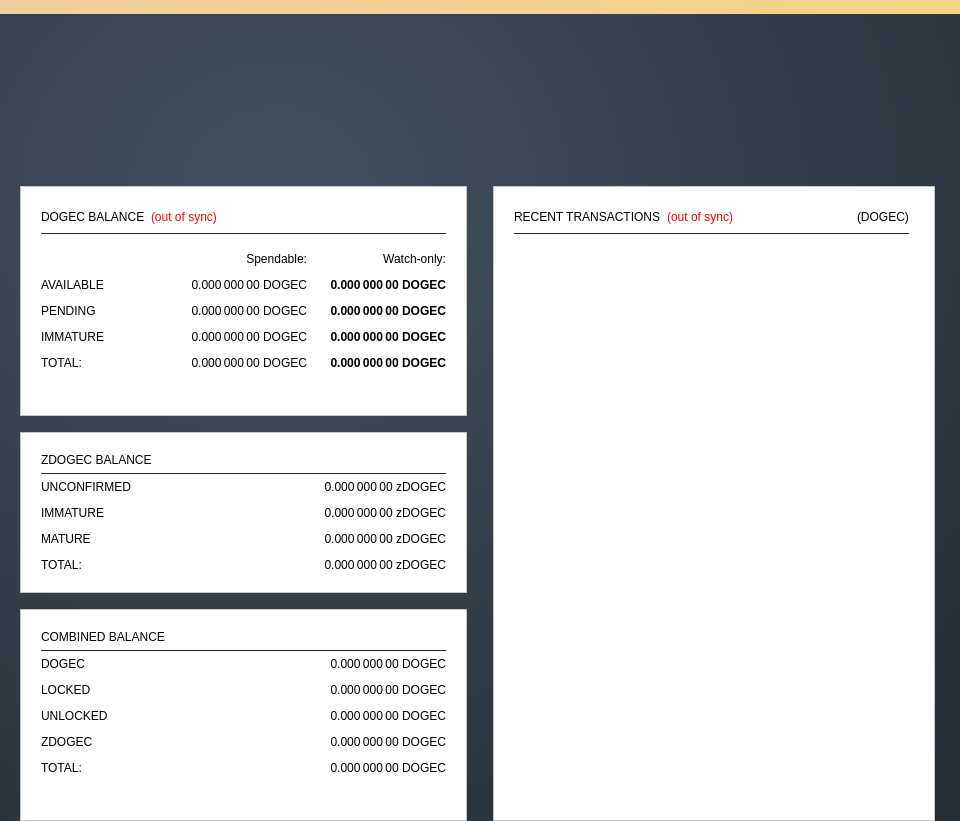
<?xml version="1.0" encoding="UTF-8"?>
<ui version="4.0">
 <class>OverviewPage</class>
 <widget class="QWidget" name="OverviewPage">
  <property name="geometry">
   <rect>
    <x>0</x>
    <y>0</y>
    <width>960</width>
    <height>821</height>
   </rect>
  </property>
  <property name="minimumSize">
   <size>
    <width>960</width>
    <height>0</height>
   </size>
  </property>
  <property name="windowTitle">
   <string>Form</string>
  </property>
  <property name="styleSheet">
   <string notr="true">background-color: transparent;
background-color: qradialgradient(spread:pad, cx:0.29, cy:0.23, radius:1, fx:0.29, fy:0.23,  stop:0 #44505e, stop:1#262d35);

</string>
  </property>
  <layout class="QVBoxLayout" name="topLayout">
   <property name="leftMargin">
    <number>0</number>
   </property>
   <property name="topMargin">
    <number>0</number>
   </property>
   <property name="rightMargin">
    <number>0</number>
   </property>
   <property name="bottomMargin">
    <number>0</number>
   </property>
   <item>
    <widget class="QLabel" name="labelAlerts">
     <property name="visible">
      <bool>false</bool>
     </property>
     <property name="styleSheet">
      <string notr="true">background-color: qlineargradient(x1: 0, y1: 0, x2: 1, y2: 0, stop:0 #F0D0A0, stop:1 #F8D488); color:#000000;</string>
     </property>
     <property name="wordWrap">
      <bool>true</bool>
     </property>
     <property name="margin">
      <number>3</number>
     </property>
    </widget>
   </item>
   <item>
    <widget class="QLabel" name="label">
     <property name="sizePolicy">
      <sizepolicy hsizetype="Preferred" vsizetype="Fixed">
       <horstretch>0</horstretch>
       <verstretch>0</verstretch>
      </sizepolicy>
     </property>
     <property name="minimumSize">
      <size>
       <width>0</width>
       <height>160</height>
      </size>
     </property>
     <property name="maximumSize">
      <size>
       <width>16777215</width>
       <height>160</height>
      </size>
     </property>
     <property name="styleSheet">
      <string notr="true">background-color: transparent;</string>
     </property>
     <property name="text">
      <string/>
     </property>
     <property name="pixmap">
      <pixmap resource="../dogecash.qrc">:/images/res/images/doge_logo.png</pixmap>
     </property>
     <property name="alignment">
      <set>Qt::AlignCenter</set>
     </property>
     <property name="margin">
      <number>30</number>
     </property>
    </widget>
   </item>
   <item>
    <layout class="QHBoxLayout" name="horizontalLayout" stretch="1,1">
     <property name="bottomMargin">
      <number>0</number>
     </property>
     <item>
      <layout class="QVBoxLayout" name="verticalLayout_2">
       <property name="leftMargin">
        <number>20</number>
       </property>
       <property name="rightMargin">
        <number>10</number>
       </property>
       <item>
        <widget class="QFrame" name="frame">
         <property name="styleSheet">
          <string notr="true">background-color: #FFFFFF;</string>
         </property>
         <property name="frameShape">
          <enum>QFrame::StyledPanel</enum>
         </property>
         <property name="frameShadow">
          <enum>QFrame::Raised</enum>
         </property>
         <layout class="QVBoxLayout" name="verticalLayout_4">
          <property name="leftMargin">
           <number>20</number>
          </property>
          <property name="topMargin">
           <number>20</number>
          </property>
          <property name="rightMargin">
           <number>20</number>
          </property>
          <property name="bottomMargin">
           <number>20</number>
          </property>
          <item>
           <layout class="QHBoxLayout" name="horizontalLayout_4">
            <item>
             <widget class="QLabel" name="label_5">
              <property name="font">
               <font>
                <weight>50</weight>
                <bold>false</bold>
               </font>
              </property>
              <property name="text">
               <string>DOGEC BALANCE</string>
              </property>
             </widget>
            </item>
            <item>
             <widget class="QLabel" name="labelWalletStatus">
              <property name="cursor">
               <cursorShape>WhatsThisCursor</cursorShape>
              </property>
              <property name="toolTip">
               <string>The displayed information may be out of date. Your wallet automatically synchronizes with the DogeCash network after a connection is established, but this process has not completed yet.</string>
              </property>
              <property name="styleSheet">
               <string notr="true">QLabel { color: red; }</string>
              </property>
              <property name="text">
               <string notr="true">(out of sync)</string>
              </property>
              <property name="alignment">
               <set>Qt::AlignLeading|Qt::AlignLeft|Qt::AlignVCenter</set>
              </property>
             </widget>
            </item>
            <item>
             <spacer name="horizontalSpacer_3">
              <property name="orientation">
               <enum>Qt::Horizontal</enum>
              </property>
              <property name="sizeHint" stdset="0">
               <size>
                <width>40</width>
                <height>20</height>
               </size>
              </property>
             </spacer>
            </item>
           </layout>
          </item>
          <item>
           <widget class="QLabel" name="label_3">
            <property name="maximumSize">
             <size>
              <width>16777215</width>
              <height>1</height>
             </size>
            </property>
            <property name="styleSheet">
             <string notr="true">background-color: #292929;</string>
            </property>
            <property name="text">
             <string/>
            </property>
           </widget>
          </item>
          <item>
           <layout class="QGridLayout" name="gridLayout">
            <property name="topMargin">
             <number>12</number>
            </property>
            <property name="spacing">
             <number>12</number>
            </property>
            <item row="2" column="2">
             <widget class="QLabel" name="labelWatchPending">
              <property name="font">
               <font>
                <weight>75</weight>
                <bold>true</bold>
               </font>
              </property>
              <property name="cursor">
               <cursorShape>IBeamCursor</cursorShape>
              </property>
              <property name="toolTip">
               <string>Unconfirmed transactions to watch-only addresses</string>
              </property>
              <property name="text">
               <string notr="true">0.000 000 00 DOGEC</string>
              </property>
              <property name="alignment">
               <set>Qt::AlignRight|Qt::AlignTrailing|Qt::AlignVCenter</set>
              </property>
              <property name="textInteractionFlags">
               <set>Qt::LinksAccessibleByMouse|Qt::TextSelectableByKeyboard|Qt::TextSelectableByMouse</set>
              </property>
             </widget>
            </item>
            <item row="2" column="1">
             <widget class="QLabel" name="labelUnconfirmed">
              <property name="font">
               <font>
                <weight>50</weight>
                <bold>false</bold>
               </font>
              </property>
              <property name="cursor">
               <cursorShape>IBeamCursor</cursorShape>
              </property>
              <property name="toolTip">
               <string>Total of transactions that have yet to be confirmed, and do not yet count toward the spendable balance</string>
              </property>
              <property name="text">
               <string notr="true">0.000 000 00 DOGEC</string>
              </property>
              <property name="alignment">
               <set>Qt::AlignRight|Qt::AlignTrailing|Qt::AlignVCenter</set>
              </property>
              <property name="textInteractionFlags">
               <set>Qt::LinksAccessibleByMouse|Qt::TextSelectableByKeyboard|Qt::TextSelectableByMouse</set>
              </property>
             </widget>
            </item>
            <item row="3" column="2">
             <widget class="QLabel" name="labelWatchImmature">
              <property name="font">
               <font>
                <weight>75</weight>
                <bold>true</bold>
               </font>
              </property>
              <property name="cursor">
               <cursorShape>IBeamCursor</cursorShape>
              </property>
              <property name="toolTip">
               <string>Staked or masternode rewards in watch-only addresses that has not yet matured</string>
              </property>
              <property name="text">
               <string notr="true">0.000 000 00 DOGEC</string>
              </property>
              <property name="alignment">
               <set>Qt::AlignRight|Qt::AlignTrailing|Qt::AlignVCenter</set>
              </property>
              <property name="textInteractionFlags">
               <set>Qt::LinksAccessibleByMouse|Qt::TextSelectableByKeyboard|Qt::TextSelectableByMouse</set>
              </property>
             </widget>
            </item>
            <item row="4" column="0">
             <widget class="QLabel" name="labelTotalText">
              <property name="text">
               <string>TOTAL:</string>
              </property>
             </widget>
            </item>
            <item row="3" column="1">
             <widget class="QLabel" name="labelImmature">
              <property name="font">
               <font>
                <weight>50</weight>
                <bold>false</bold>
               </font>
              </property>
              <property name="cursor">
               <cursorShape>IBeamCursor</cursorShape>
              </property>
              <property name="toolTip">
               <string>Staked or masternode rewards that has not yet matured</string>
              </property>
              <property name="text">
               <string notr="true">0.000 000 00 DOGEC</string>
              </property>
              <property name="alignment">
               <set>Qt::AlignRight|Qt::AlignTrailing|Qt::AlignVCenter</set>
              </property>
              <property name="textInteractionFlags">
               <set>Qt::LinksAccessibleByMouse|Qt::TextSelectableByKeyboard|Qt::TextSelectableByMouse</set>
              </property>
             </widget>
            </item>
            <item row="3" column="0">
             <widget class="QLabel" name="labelImmatureText">
              <property name="text">
               <string>IMMATURE</string>
              </property>
             </widget>
            </item>
            <item row="4" column="1">
             <widget class="QLabel" name="labelTotal">
              <property name="font">
               <font>
                <weight>50</weight>
                <bold>false</bold>
               </font>
              </property>
              <property name="cursor">
               <cursorShape>IBeamCursor</cursorShape>
              </property>
              <property name="toolTip">
               <string>Your current total balance</string>
              </property>
              <property name="text">
               <string notr="true">0.000 000 00 DOGEC</string>
              </property>
              <property name="alignment">
               <set>Qt::AlignRight|Qt::AlignTrailing|Qt::AlignVCenter</set>
              </property>
              <property name="textInteractionFlags">
               <set>Qt::LinksAccessibleByMouse|Qt::TextSelectableByKeyboard|Qt::TextSelectableByMouse</set>
              </property>
             </widget>
            </item>
            <item row="4" column="2">
             <widget class="QLabel" name="labelWatchTotal">
              <property name="font">
               <font>
                <weight>75</weight>
                <bold>true</bold>
               </font>
              </property>
              <property name="cursor">
               <cursorShape>IBeamCursor</cursorShape>
              </property>
              <property name="toolTip">
               <string>Current total balance in watch-only addresses</string>
              </property>
              <property name="text">
               <string notr="true">0.000 000 00 DOGEC</string>
              </property>
              <property name="alignment">
               <set>Qt::AlignRight|Qt::AlignTrailing|Qt::AlignVCenter</set>
              </property>
              <property name="textInteractionFlags">
               <set>Qt::LinksAccessibleByMouse|Qt::TextSelectableByKeyboard|Qt::TextSelectableByMouse</set>
              </property>
             </widget>
            </item>
            <item row="0" column="2">
             <widget class="QLabel" name="labelWatchonly">
              <property name="text">
               <string>Watch-only:</string>
              </property>
              <property name="alignment">
               <set>Qt::AlignRight|Qt::AlignTrailing|Qt::AlignVCenter</set>
              </property>
             </widget>
            </item>
            <item row="1" column="0">
             <widget class="QLabel" name="labelBalanceText">
              <property name="text">
               <string>AVAILABLE</string>
              </property>
             </widget>
            </item>
            <item row="1" column="1">
             <widget class="QLabel" name="labelBalance">
              <property name="font">
               <font>
                <weight>50</weight>
                <bold>false</bold>
               </font>
              </property>
              <property name="cursor">
               <cursorShape>IBeamCursor</cursorShape>
              </property>
              <property name="toolTip">
               <string>Your current spendable balance</string>
              </property>
              <property name="text">
               <string notr="true">0.000 000 00 DOGEC</string>
              </property>
              <property name="alignment">
               <set>Qt::AlignRight|Qt::AlignTrailing|Qt::AlignVCenter</set>
              </property>
              <property name="textInteractionFlags">
               <set>Qt::LinksAccessibleByMouse|Qt::TextSelectableByKeyboard|Qt::TextSelectableByMouse</set>
              </property>
             </widget>
            </item>
            <item row="1" column="2">
             <widget class="QLabel" name="labelWatchAvailable">
              <property name="font">
               <font>
                <weight>75</weight>
                <bold>true</bold>
               </font>
              </property>
              <property name="cursor">
               <cursorShape>IBeamCursor</cursorShape>
              </property>
              <property name="toolTip">
               <string>Your current balance in watch-only addresses</string>
              </property>
              <property name="text">
               <string notr="true">0.000 000 00 DOGEC</string>
              </property>
              <property name="alignment">
               <set>Qt::AlignRight|Qt::AlignTrailing|Qt::AlignVCenter</set>
              </property>
              <property name="textInteractionFlags">
               <set>Qt::LinksAccessibleByMouse|Qt::TextSelectableByKeyboard|Qt::TextSelectableByMouse</set>
              </property>
             </widget>
            </item>
            <item row="2" column="0">
             <widget class="QLabel" name="labelPendingText">
              <property name="text">
               <string>PENDING</string>
              </property>
             </widget>
            </item>
            <item row="0" column="1">
             <widget class="QLabel" name="labelSpendable">
              <property name="text">
               <string>Spendable:</string>
              </property>
              <property name="alignment">
               <set>Qt::AlignRight|Qt::AlignTrailing|Qt::AlignVCenter</set>
              </property>
             </widget>
            </item>
           </layout>
          </item>
          <item>
           <spacer name="verticalSpacer_4">
            <property name="orientation">
             <enum>Qt::Vertical</enum>
            </property>
            <property name="sizeHint" stdset="0">
             <size>
              <width>20</width>
              <height>40</height>
             </size>
            </property>
           </spacer>
          </item>
         </layout>
        </widget>
       </item>
       <item>
        <spacer name="verticalSpacer_2">
         <property name="orientation">
          <enum>Qt::Vertical</enum>
         </property>
         <property name="sizeType">
          <enum>QSizePolicy::Fixed</enum>
         </property>
         <property name="sizeHint" stdset="0">
          <size>
           <width>20</width>
           <height>10</height>
          </size>
         </property>
        </spacer>
       </item>
       <item>
        <widget class="QFrame" name="frame_4">
         <property name="styleSheet">
          <string notr="true">background-color: #FFFFFF;</string>
         </property>
         <property name="frameShape">
          <enum>QFrame::StyledPanel</enum>
         </property>
         <property name="frameShadow">
          <enum>QFrame::Raised</enum>
         </property>
         <layout class="QVBoxLayout" name="verticalLayout_7">
          <property name="leftMargin">
           <number>20</number>
          </property>
          <property name="topMargin">
           <number>20</number>
          </property>
          <property name="rightMargin">
           <number>20</number>
          </property>
          <property name="bottomMargin">
           <number>20</number>
          </property>
          <item>
           <layout class="QHBoxLayout" name="horizontalLayout_8" stretch="0">
            <item>
             <widget class="QLabel" name="label_5z_3">
              <property name="maximumSize">
               <size>
                <width>16777215</width>
                <height>20</height>
               </size>
              </property>
              <property name="font">
               <font>
                <weight>50</weight>
                <bold>false</bold>
               </font>
              </property>
              <property name="text">
               <string>ZDOGEC BALANCE</string>
              </property>
             </widget>
            </item>
           </layout>
          </item>
          <item>
           <widget class="QLabel" name="label_6">
            <property name="maximumSize">
             <size>
              <width>16777215</width>
              <height>1</height>
             </size>
            </property>
            <property name="styleSheet">
             <string notr="true">background-color: #292929;</string>
            </property>
            <property name="text">
             <string/>
            </property>
           </widget>
          </item>
          <item>
           <layout class="QGridLayout" name="gridLayout_5">
            <property name="topMargin">
             <number>0</number>
            </property>
            <property name="spacing">
             <number>12</number>
            </property>
            <item row="4" column="0">
             <widget class="QLabel" name="labelzBalanceMatureText">
              <property name="toolTip">
               <string>Mature: more than 20 confirmation and more than 1 mints of the same denomination after it was minted.
These zDOGEC are spendable.</string>
              </property>
              <property name="text">
               <string>MATURE</string>
              </property>
             </widget>
            </item>
            <item row="4" column="1">
             <widget class="QLabel" name="labelzBalanceMature">
              <property name="font">
               <font>
                <weight>50</weight>
                <bold>false</bold>
               </font>
              </property>
              <property name="toolTip">
               <string>Mature: more than 20 confirmation and more than 1 mints of the same denomination after it was minted.
These zDOGEC are spendable.</string>
              </property>
              <property name="text">
               <string>0.000 000 00 zDOGEC</string>
              </property>
              <property name="alignment">
               <set>Qt::AlignRight|Qt::AlignTrailing|Qt::AlignVCenter</set>
              </property>
             </widget>
            </item>
            <item row="2" column="0">
             <widget class="QLabel" name="labelzBalanceUnconfirmedText">
              <property name="toolTip">
               <string>Unconfirmed: less than 20 confirmations
Immature: confirmed, but less than 1 mints of the same denomination after it was minted</string>
              </property>
              <property name="text">
               <string>UNCONFIRMED</string>
              </property>
             </widget>
            </item>
            <item row="2" column="1">
             <widget class="QLabel" name="labelzBalanceUnconfirmed">
              <property name="font">
               <font>
                <weight>50</weight>
                <bold>false</bold>
               </font>
              </property>
              <property name="toolTip">
               <string>Unconfirmed: less than 20 confirmations
Immature: confirmed, but less than 1 mints of the same denomination after it was minted</string>
              </property>
              <property name="text">
               <string>0.000 000 00 zDOGEC</string>
              </property>
              <property name="alignment">
               <set>Qt::AlignRight|Qt::AlignTrailing|Qt::AlignVCenter</set>
              </property>
             </widget>
            </item>
            <item row="3" column="0">
             <widget class="QLabel" name="labelzBalanceImmatureText">
              <property name="toolTip">
               <string>Unconfirmed: less than 20 confirmations
Immature: confirmed, but less than 1 mints of the same denomination after it was minted</string>
              </property>
              <property name="text">
               <string>IMMATURE</string>
              </property>
             </widget>
            </item>
            <item row="3" column="1">
             <widget class="QLabel" name="labelzBalanceImmature">
              <property name="font">
               <font>
                <weight>50</weight>
                <bold>false</bold>
               </font>
              </property>
              <property name="toolTip">
               <string>Unconfirmed: less than 20 confirmations
Immature: confirmed, but less than 1 mints of the same denomination after it was minted</string>
              </property>
              <property name="text">
               <string>0.000 000 00 zDOGEC</string>
              </property>
              <property name="alignment">
               <set>Qt::AlignRight|Qt::AlignTrailing|Qt::AlignVCenter</set>
              </property>
             </widget>
            </item>
            <item row="5" column="0">
             <widget class="QLabel" name="labelzBalanceText">
              <property name="toolTip">
               <string>All available zDOGEC, unconfirmed and immature zDOGEC included.</string>
              </property>
              <property name="text">
               <string>TOTAL:</string>
              </property>
             </widget>
            </item>
            <item row="5" column="1">
             <widget class="QLabel" name="labelzBalance">
              <property name="font">
               <font>
                <weight>50</weight>
                <bold>false</bold>
               </font>
              </property>
              <property name="cursor">
               <cursorShape>IBeamCursor</cursorShape>
              </property>
              <property name="toolTip">
               <string>All available zDOGEC, unconfirmed and immature zDOGEC included.</string>
              </property>
              <property name="text">
               <string notr="true">0.000 000 00 zDOGEC</string>
              </property>
              <property name="alignment">
               <set>Qt::AlignRight|Qt::AlignTrailing|Qt::AlignVCenter</set>
              </property>
              <property name="textInteractionFlags">
               <set>Qt::LinksAccessibleByMouse|Qt::TextSelectableByKeyboard|Qt::TextSelectableByMouse</set>
              </property>
             </widget>
            </item>
           </layout>
          </item>
         </layout>
        </widget>
       </item>
       <item>
        <spacer name="verticalSpacer_3">
         <property name="orientation">
          <enum>Qt::Vertical</enum>
         </property>
         <property name="sizeType">
          <enum>QSizePolicy::Fixed</enum>
         </property>
         <property name="sizeHint" stdset="0">
          <size>
           <width>20</width>
           <height>10</height>
          </size>
         </property>
        </spacer>
       </item>
       <item>
        <widget class="QFrame" name="frame_3">
         <property name="styleSheet">
          <string notr="true">background-color: #FFFFFF;</string>
         </property>
         <property name="frameShape">
          <enum>QFrame::StyledPanel</enum>
         </property>
         <property name="frameShadow">
          <enum>QFrame::Raised</enum>
         </property>
         <layout class="QVBoxLayout" name="verticalLayout_5">
          <property name="leftMargin">
           <number>20</number>
          </property>
          <property name="topMargin">
           <number>20</number>
          </property>
          <property name="rightMargin">
           <number>20</number>
          </property>
          <property name="bottomMargin">
           <number>20</number>
          </property>
          <item>
           <layout class="QHBoxLayout" name="horizontalLayout_5" stretch="0">
            <item>
             <widget class="QLabel" name="label_5z">
              <property name="maximumSize">
               <size>
                <width>16777215</width>
                <height>20</height>
               </size>
              </property>
              <property name="font">
               <font>
                <weight>50</weight>
                <bold>false</bold>
               </font>
              </property>
              <property name="toolTip">
               <string>Combined Balances (including unconfirmed and immature coins)</string>
              </property>
              <property name="text">
               <string>COMBINED BALANCE</string>
              </property>
             </widget>
            </item>
           </layout>
          </item>
          <item>
           <widget class="QLabel" name="label_7">
            <property name="maximumSize">
             <size>
              <width>16777215</width>
              <height>1</height>
             </size>
            </property>
            <property name="styleSheet">
             <string notr="true">background-color: #292929;</string>
            </property>
            <property name="text">
             <string/>
            </property>
           </widget>
          </item>
          <item>
           <layout class="QGridLayout" name="gridLayout_3" rowstretch="0,0,0,0,0,0" rowminimumheight="0,0,0,0,0,0" columnminimumwidth="0,0">
            <property name="sizeConstraint">
             <enum>QLayout::SetMinimumSize</enum>
            </property>
            <property name="topMargin">
             <number>0</number>
            </property>
            <property name="spacing">
             <number>12</number>
            </property>
            <item row="4" column="1">
             <widget class="QLabel" name="labelzBalancez">
              <property name="font">
               <font>
                <weight>50</weight>
                <bold>false</bold>
               </font>
              </property>
              <property name="cursor">
               <cursorShape>IBeamCursor</cursorShape>
              </property>
              <property name="toolTip">
               <string>Total of transactions that have yet to be confirmed, and do not yet count toward the spendable balance</string>
              </property>
              <property name="text">
               <string notr="true">0.000 000 00 DOGEC</string>
              </property>
              <property name="alignment">
               <set>Qt::AlignRight|Qt::AlignTrailing|Qt::AlignVCenter</set>
              </property>
              <property name="textInteractionFlags">
               <set>Qt::LinksAccessibleByMouse|Qt::TextSelectableByKeyboard|Qt::TextSelectableByMouse</set>
              </property>
             </widget>
            </item>
            <item row="1" column="0">
             <widget class="QLabel" name="labelBalanceTextz">
              <property name="minimumSize">
               <size>
                <width>0</width>
                <height>0</height>
               </size>
              </property>
              <property name="text">
               <string>DOGEC</string>
              </property>
             </widget>
            </item>
            <item row="1" column="1">
             <widget class="QLabel" name="labelBalancez">
              <property name="font">
               <font>
                <weight>50</weight>
                <bold>false</bold>
               </font>
              </property>
              <property name="cursor">
               <cursorShape>IBeamCursor</cursorShape>
              </property>
              <property name="toolTip">
               <string>Your current spendable balance</string>
              </property>
              <property name="text">
               <string notr="true">0.000 000 00 DOGEC</string>
              </property>
              <property name="alignment">
               <set>Qt::AlignRight|Qt::AlignTrailing|Qt::AlignVCenter</set>
              </property>
              <property name="textInteractionFlags">
               <set>Qt::LinksAccessibleByMouse|Qt::TextSelectableByKeyboard|Qt::TextSelectableByMouse</set>
              </property>
             </widget>
            </item>
            <item row="4" column="0">
             <widget class="QLabel" name="labelzBalanceTextz">
              <property name="toolTip">
               <string/>
              </property>
              <property name="text">
               <string>ZDOGEC</string>
              </property>
             </widget>
            </item>
            <item row="2" column="1">
             <widget class="QLabel" name="labelLockedBalance">
              <property name="toolTip">
               <string>Locked DOGEC or Masternode collaterals. These are excluded from zDOGEC minting.</string>
              </property>
              <property name="text">
               <string>0.000 000 00 DOGEC</string>
              </property>
              <property name="alignment">
               <set>Qt::AlignRight|Qt::AlignTrailing|Qt::AlignVCenter</set>
              </property>
             </widget>
            </item>
            <item row="2" column="0">
             <widget class="QLabel" name="labelLockedBalanceText">
              <property name="toolTip">
               <string>Locked DOGEC or Masternode collaterals. These are excluded from zDOGEC minting.</string>
              </property>
              <property name="text">
               <string>LOCKED</string>
              </property>
             </widget>
            </item>
            <item row="3" column="0">
             <widget class="QLabel" name="labelUnLockedBalanceText">
              <property name="toolTip">
               <string>Unlocked DOGECs. These can be used for zDOGEC minting.</string>
              </property>
              <property name="text">
               <string>UNLOCKED</string>
              </property>
             </widget>
            </item>
            <item row="3" column="1">
             <widget class="QLabel" name="labelUnLockedBalance">
              <property name="toolTip">
               <string>Unlocked DOGECs. These can be used for zDOGEC minting.</string>
              </property>
              <property name="text">
               <string>0.000 000 00 DOGEC</string>
              </property>
              <property name="alignment">
               <set>Qt::AlignRight|Qt::AlignTrailing|Qt::AlignVCenter</set>
              </property>
             </widget>
            </item>
            <item row="5" column="1">
             <widget class="QLabel" name="labelTotalz">
              <property name="font">
               <font>
                <weight>50</weight>
                <bold>false</bold>
               </font>
              </property>
              <property name="cursor">
               <cursorShape>IBeamCursor</cursorShape>
              </property>
              <property name="toolTip">
               <string>Total Balance, including unconfirmed and immature coins.</string>
              </property>
              <property name="text">
               <string notr="true">0.000 000 00 DOGEC</string>
              </property>
              <property name="alignment">
               <set>Qt::AlignRight|Qt::AlignTrailing|Qt::AlignVCenter</set>
              </property>
              <property name="textInteractionFlags">
               <set>Qt::LinksAccessibleByMouse|Qt::TextSelectableByKeyboard|Qt::TextSelectableByMouse</set>
              </property>
             </widget>
            </item>
            <item row="5" column="0">
             <widget class="QLabel" name="labelTotalTextz">
              <property name="text">
               <string>TOTAL:</string>
              </property>
             </widget>
            </item>
           </layout>
          </item>
          <item>
           <spacer name="verticalSpacer">
            <property name="orientation">
             <enum>Qt::Vertical</enum>
            </property>
            <property name="sizeHint" stdset="0">
             <size>
              <width>20</width>
              <height>40</height>
             </size>
            </property>
           </spacer>
          </item>
         </layout>
        </widget>
       </item>
      </layout>
     </item>
     <item>
      <layout class="QVBoxLayout" name="verticalLayout_3">
       <property name="leftMargin">
        <number>10</number>
       </property>
       <property name="rightMargin">
        <number>25</number>
       </property>
       <item>
        <widget class="QFrame" name="frame_2">
         <property name="styleSheet">
          <string notr="true">background-color: #FFFFFF;
</string>
         </property>
         <property name="frameShape">
          <enum>QFrame::StyledPanel</enum>
         </property>
         <property name="frameShadow">
          <enum>QFrame::Raised</enum>
         </property>
         <layout class="QVBoxLayout" name="verticalLayout">
          <property name="leftMargin">
           <number>0</number>
          </property>
          <property name="topMargin">
           <number>20</number>
          </property>
          <property name="rightMargin">
           <number>0</number>
          </property>
          <item>
           <layout class="QHBoxLayout" name="horizontalLayout_2">
            <property name="leftMargin">
             <number>20</number>
            </property>
            <property name="rightMargin">
             <number>25</number>
            </property>
            <item>
             <widget class="QLabel" name="label_4">
              <property name="font">
               <font>
                <weight>50</weight>
                <bold>false</bold>
               </font>
              </property>
              <property name="text">
               <string>RECENT TRANSACTIONS</string>
              </property>
             </widget>
            </item>
            <item>
             <widget class="QLabel" name="labelTransactionsStatus">
              <property name="cursor">
               <cursorShape>WhatsThisCursor</cursorShape>
              </property>
              <property name="toolTip">
               <string>The displayed information may be out of date. Your wallet automatically synchronizes with the DogeCash network after a connection is established, but this process has not completed yet.</string>
              </property>
              <property name="styleSheet">
               <string notr="true">QLabel { color: red; }</string>
              </property>
              <property name="text">
               <string notr="true">(out of sync)</string>
              </property>
              <property name="alignment">
               <set>Qt::AlignRight|Qt::AlignTrailing|Qt::AlignVCenter</set>
              </property>
             </widget>
            </item>
            <item>
             <spacer name="horizontalSpacer">
              <property name="orientation">
               <enum>Qt::Horizontal</enum>
              </property>
              <property name="sizeHint" stdset="0">
               <size>
                <width>40</width>
                <height>20</height>
               </size>
              </property>
             </spacer>
            </item>
            <item>
             <widget class="QLabel" name="label_2">
              <property name="text">
               <string>(DOGEC)</string>
              </property>
             </widget>
            </item>
           </layout>
          </item>
          <item>
           <widget class="QLabel" name="label_8">
            <property name="maximumSize">
             <size>
              <width>16777215</width>
              <height>1</height>
             </size>
            </property>
            <property name="styleSheet">
             <string notr="true">background-color: #292929;
margin-left:20px;
margin-right:25px;
</string>
            </property>
            <property name="text">
             <string/>
            </property>
           </widget>
          </item>
          <item>
           <widget class="QListView" name="listTransactions">
            <property name="styleSheet">
             <string notr="true"/>
            </property>
            <property name="frameShape">
             <enum>QFrame::NoFrame</enum>
            </property>
            <property name="verticalScrollBarPolicy">
             <enum>Qt::ScrollBarAlwaysOff</enum>
            </property>
            <property name="horizontalScrollBarPolicy">
             <enum>Qt::ScrollBarAlwaysOff</enum>
            </property>
            <property name="alternatingRowColors">
             <bool>true</bool>
            </property>
            <property name="selectionMode">
             <enum>QAbstractItemView::NoSelection</enum>
            </property>
           </widget>
          </item>
         </layout>
        </widget>
       </item>
      </layout>
     </item>
    </layout>
   </item>
  </layout>
 </widget>
 <resources>
  <include location="../dogecash.qrc"/>
 </resources>
 <connections/>
</ui>
